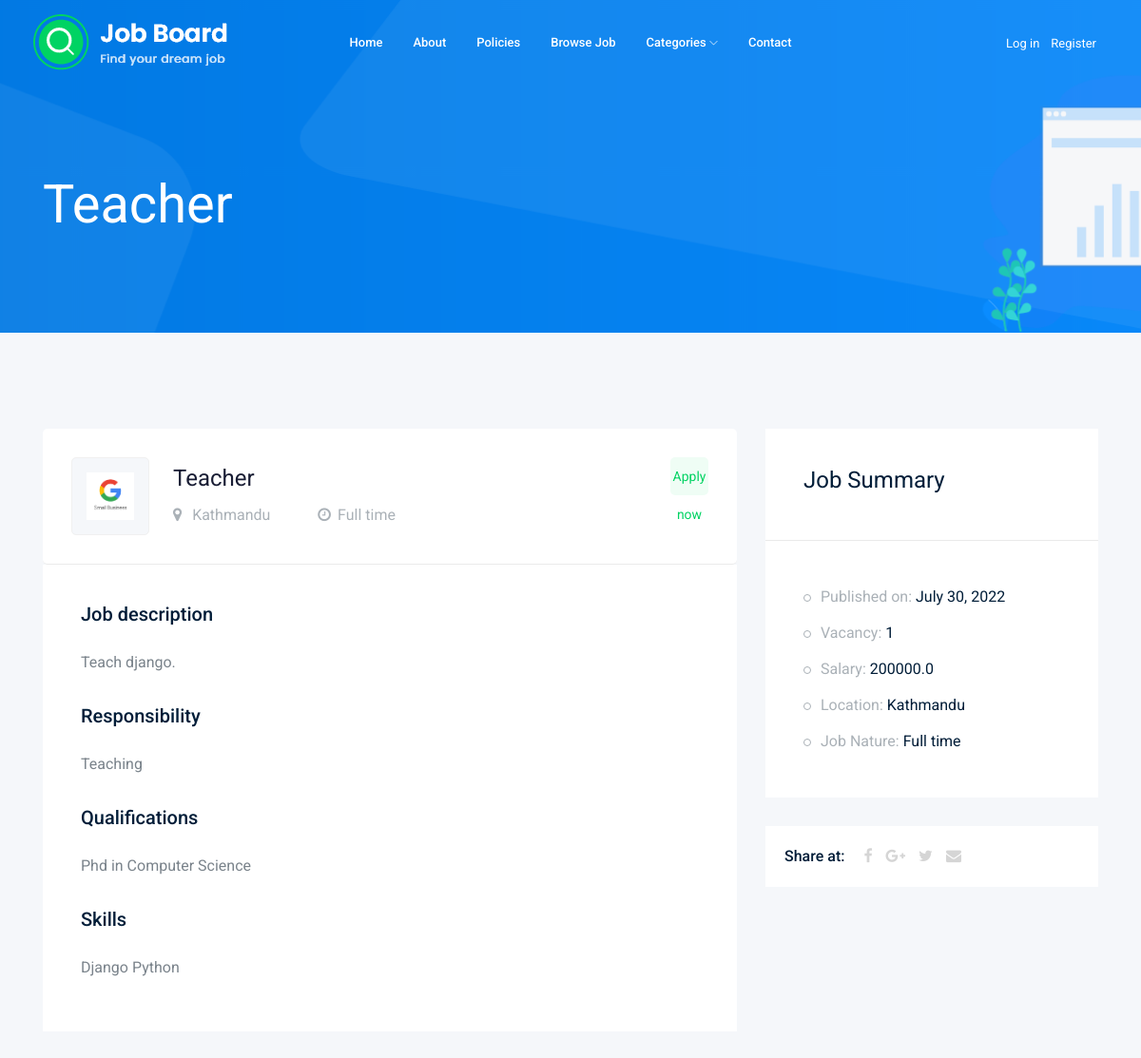
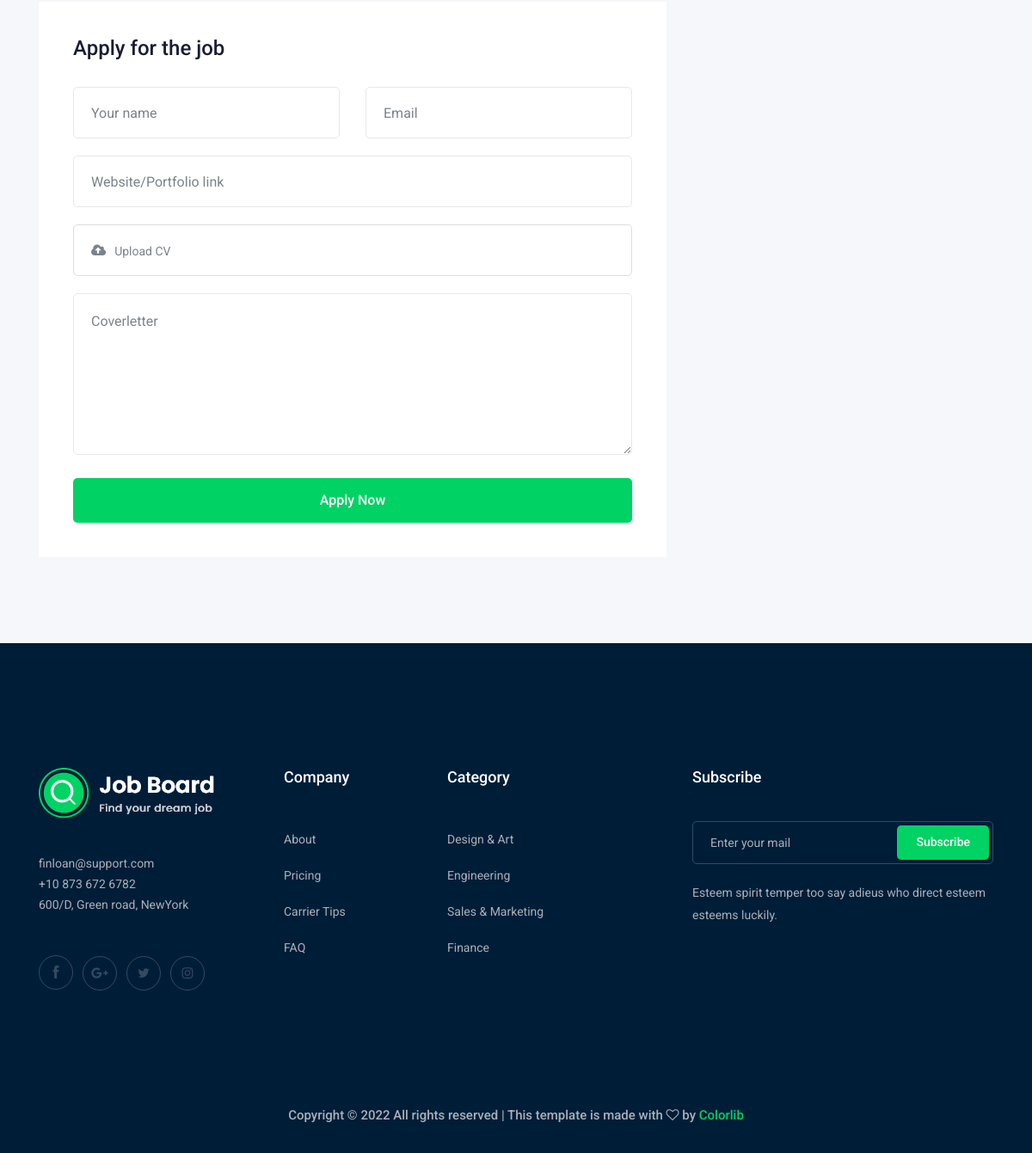
/jobs/single/1, run on the app's committed database (2 pictures, top to bottom).
### jobs/models.py (models this page shows, shortened)
class Job(models.Model):
    title = models.CharField(max_length=255)
    type = models.CharField(max_length=255, choices=[('Full time', 'Full time'), ('Part Time', 'Part Time')])
    category = models.ForeignKey(Category, on_delete=models.CASCADE)
    level = models.CharField( max_length=255)
    description = models.TextField()
    requirement =models.TextField()
    experience = models.TextField()
    skills = models.TextField()
    responsibilities = models.TextField()
    no_of_vacancy = models.IntegerField()
    salary = models.FloatField()
    deadline = models.DateField()
    organization = models.ForeignKey(Organizations, on_delete=models.CASCADE)
    status = models.BooleanField(default=True)

### organizations/models.py (models this page shows, shortened)
class Organizations(models.Model):
    name = models.CharField(max_length=255)
    estd = models.DateField()
    address = models.CharField(max_length=255)
    category = models.ForeignKey(Category, on_delete=models.CASCADE)
    email = models.EmailField()
    phone = models.CharField(max_length=255)
    details = models.TextField()
    status = models.BooleanField(default=True)
    logo = models.ImageField(upload_to='organizations')

### jobs/views.py (the view)
# urls.py: path('single/<id>', views.show_single_job,name='single_job'),
def show_single_job(request, id):
    job = Job.objects.get(pk=id)  # for primary key
    return render(request, 'job_details.html', {'job': job})

### organizations/context_processors.py (called while the page is built)
def get_categories(request):
    categories = Category.objects.all()
    return {'categories': categories, 'MEDIA_URL': MEDIA_URL}

### templates/job_details.html (shortened to what this page needs)
{% extends 'base.html' %}
{% load static %}
{% block contect %}
    <div class="bradcam_area bradcam_bg_1">
        <div class="container">
            <div class="row">
                <div class="col-xl-12">
                    <div class="bradcam_text">
                        <h3>{{job.title}}</h3>
                    </div>
                </div>
            </div>
        </div>
    </div>
    <div class="job_details_area">
        <div class="container">
            <div class="row">
                <div class="col-lg-8">
                    <div class="job_details_header">
                        <div class="single_jobs white-bg d-flex justify-content-between">
                            <div class="jobs_left d-flex align-items-center">
                                <div class="thumb">
                                    <img src="/media/{{job.organization.logo}}" alt="" style="width: 100%; height: 100%;">
                                </div>
                                <div class="jobs_conetent">
                                    <a href="#"><h4>{{job.title}}</h4></a>
                                    <div class="links_locat d-flex align-items-center">
                                        <div class="location">
                                            <p> <i class="fa fa-map-marker"></i> {{job.organization.address}}</p>
                                        </div>
                                        <div class="location">
                                            <p> <i class="fa fa-clock-o"></i>{{job.type}}</p>
                                        </div>
                                    </div>
                                </div>
                            </div>
                            <div class="jobs_right">
                                <div class="apply_now">
                                    <a class="heart_mark" href="{% url 'apply' jid=job.id %}"> Apply now </a>
                                </div>
                            </div>
                        </div>
                    </div>
                    <div class="descript_wrap white-bg">
                        <div class="single_wrap">
                            <h4>Job description</h4>
                            <p>{{job.description}}</p>
                        </div>
                        <div class="single_wrap">
                            <h4>Responsibility</h4>
                            <p>{{job.responsibilities}}</p>
                        </div>
                        <div class="single_wrap">
                            <h4>Qualifications</h4>
                            <p>{{job.requirement}}</p>
                        </div>
                        <div class="single_wrap">
                            <h4>Skills</h4>
                            <p>{{job.skills}}</p>
                        </div>
                    </div>
                    <div class="apply_job_form white-bg">
                        <h4>Apply for the job</h4>
                        <form action="#">
                            <div class="row">
                                <div class="col-md-6">
                                    <div class="input_field">
                                        <input type="text" placeholder="Your name">
                                    </div>
                                </div>
                                <div class="col-md-6">
                                    <div class="input_field">
                                        <input type="text" placeholder="Email">
                                    </div>
                                </div>
                                <div class="col-md-12">
                                    <div class="input_field">
                                        <input type="text" placeholder="Website/Portfolio link">
                                    </div>
                                </div>
                                <div class="col-md-12">
                                    <div class="input-group">
                                        <div class="input-group-prepend">
                                          <button type="button" id="inputGroupFileAddon03"><i class="fa fa-cloud-upload" aria-hidden="true"></i>
                                          </button>
                                        </div>
                                        <div class="custom-file">
                                          <label class="custom-file-label" for="inputGroupFile03">Upload CV</label>
                                        </div>
                                      </div>
                                </div>
                                <div class="col-md-12">
                                    <div class="input_field">
                                        <textarea name="#" id="" cols="30" rows="10" placeholder="Coverletter"></textarea>
                                    </div>
                                </div>
                                <div class="col-md-12">
                                    <div class="submit_btn">
                                        <button class="boxed-btn3 w-100" type="submit">Apply Now</button>
                                    </div>
                                </div>
                            </div>
                        </form>
                    </div>
                </div>
                <div class="col-lg-4">
                    <div class="job_sumary">
                        <div class="summery_header">
                            <h3>Job Summary</h3>
                        </div>
                        <div class="job_content">
                            <ul>
                                <li>Published on: <span>{{job.deadline}}</span></li>
                                <li>Vacancy: <span>{{job.no_of_vacancy}}</span></li>
                                <li>Salary: <span>{{job.salary}}</span></li>
                                <li>Location: <span>{{job.organization.address}}</span></li>
                                <li>Job Nature: <span> {{job.type}}</span></li>
                            </ul>
                        </div>
                    </div>
                    <div class="share_wrap d-flex">
                        <span>Share at:</span>
                        <ul>
                            <li><a href="#"> <i class="fa fa-facebook"></i></a> </li>
                            <li><a href="#"> <i class="fa fa-google-plus"></i></a> </li>
                            <li><a href="#"> <i class="fa fa-twitter"></i></a> </li>
                            <li><a href="#"> <i class="fa fa-envelope"></i></a> </li>
                        </ul>
                    </div>
                    <div class="job_location_wrap">
                        <div class="job_lok_inner">
                            <div id="map" style="height: 200px;"></div>
                          </div>
                    </div>
                </div>
            </div>
        </div>
    </div>
{% endblock %}

### data on the page
Job: title "Teacher", organization.logo (picture), organization.address "Kathmandu", type "Full time", description "Teach django.", responsibilities "Teaching", requirement "Phd in Computer Science", skills "Django Python", deadline "July 30, 2022", no_of_vacancy "1", salary "200000.0"
